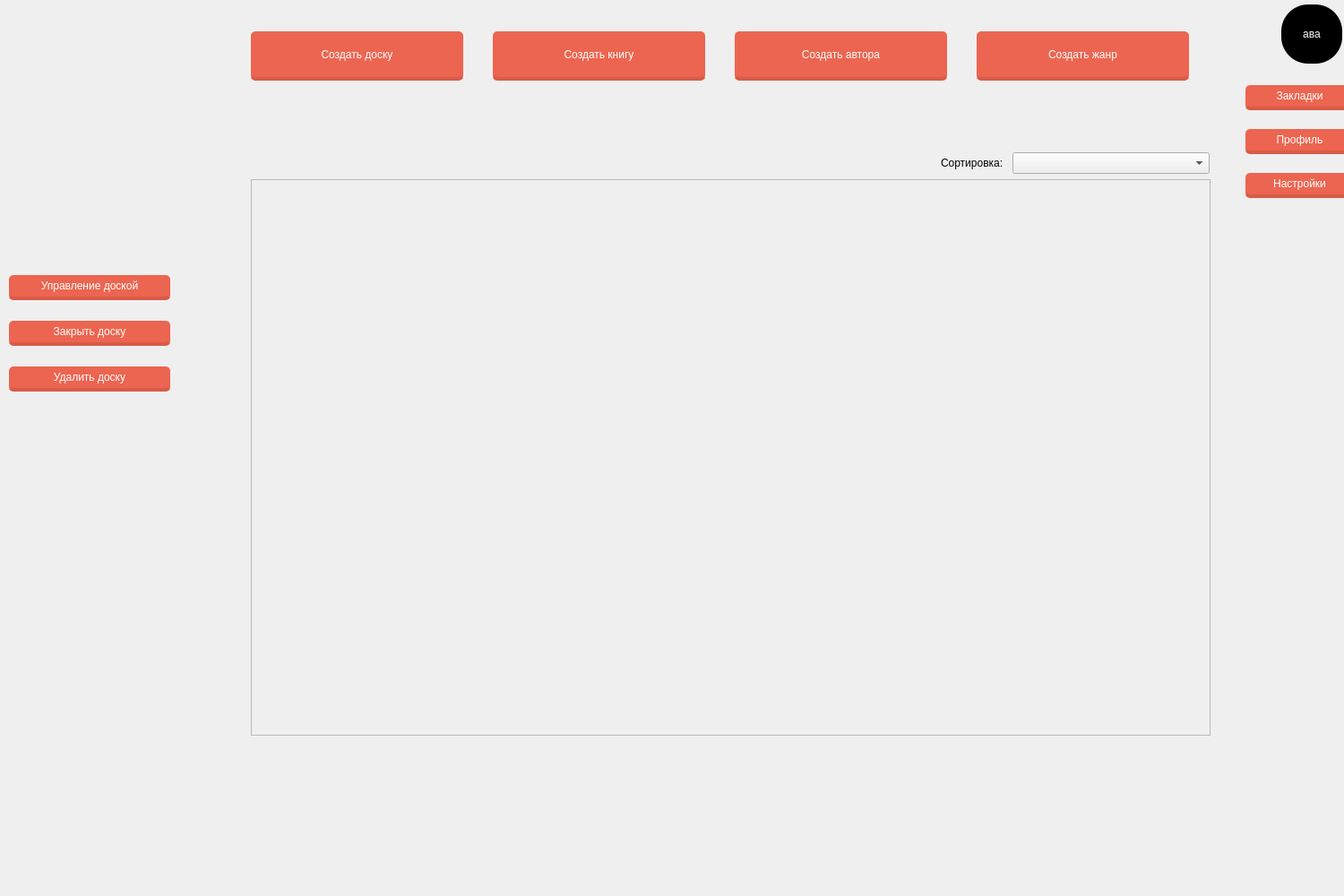
<?xml version="1.0" encoding="UTF-8"?>
<ui version="4.0">
 <class>Bigwindow</class>
 <widget class="QDialog" name="Bigwindow">
  <property name="geometry">
   <rect>
    <x>0</x>
    <y>0</y>
    <width>1500</width>
    <height>1000</height>
   </rect>
  </property>
  <property name="windowTitle">
   <string>Главный экран</string>
  </property>
  <widget class="QPushButton" name="create_book_button">
   <property name="geometry">
    <rect>
     <x>550</x>
     <y>30</y>
     <width>240</width>
     <height>60</height>
    </rect>
   </property>
   <property name="styleSheet">
    <string notr="true">float: right;
margin-right: 3%;
margin-top: 5px;
border-radius: 5px;
-moz-border-radius: 5px;
-webkit-border-radius: 5px;
padding: 5px 9px;
font-size: 1.2em;
background-color: rgba(236, 101, 80, 1);
text-shadow: #454545 0 0 2px;
border-bottom: 4px solid rgba(217, 91, 72, 1);
color: white;
font-family: 'Roboto Slab', serif;</string>
   </property>
   <property name="text">
    <string>Создать книгу</string>
   </property>
  </widget>
  <widget class="QPushButton" name="add_desk_button">
   <property name="geometry">
    <rect>
     <x>280</x>
     <y>30</y>
     <width>240</width>
     <height>60</height>
    </rect>
   </property>
   <property name="styleSheet">
    <string notr="true">float: right;
margin-right: 3%;
margin-top: 5px;
border-radius: 5px;
-moz-border-radius: 5px;
-webkit-border-radius: 5px;
padding: 5px 9px;
font-size: 1.2em;
background-color: rgba(236, 101, 80, 1);
text-shadow: #454545 0 0 2px;
border-bottom: 4px solid rgba(217, 91, 72, 1);
color: white;
font-family: 'Roboto Slab', serif;</string>
   </property>
   <property name="text">
    <string>Создать доску</string>
   </property>
  </widget>
  <widget class="QPushButton" name="avatar_button">
   <property name="geometry">
    <rect>
     <x>1430</x>
     <y>0</y>
     <width>71</width>
     <height>71</height>
    </rect>
   </property>
   <property name="styleSheet">
    <string notr="true">float: right;
margin-right: 3%;
margin-top: 5px;
border-radius: 30px;
-moz-border-radius: 5px;
webkit-border-radius: 5px;
padding: 5pх 9рх;
font-size: 1.2em;
background-color: rgba(0, 0, 0, 1);
text-shadow: #454545 0 0 2px;
color: white;
font-family: 'Roboto Slab', serif;</string>
   </property>
   <property name="text">
    <string>ава</string>
   </property>
  </widget>
  <widget class="QWidget" name="verticalLayoutWidget">
   <property name="geometry">
    <rect>
     <x>1390</x>
     <y>80</y>
     <width>124</width>
     <height>152</height>
    </rect>
   </property>
   <layout class="QVBoxLayout" name="verticalLayout_2">
    <item>
     <widget class="QPushButton" name="bookmarks_button">
      <property name="styleSheet">
       <string notr="true">float: right;
margin-right: 3%;
margin-top: 5px;
border-radius: 5px;
-moz-border-radius: 5px;
-webkit-border-radius: 5px;
padding: 5px 9px;
font-size: 1.2em;
background-color: rgba(236, 101, 80, 1);
text-shadow: #454545 0 0 2px;
border-bottom: 4px solid rgba(217, 91, 72, 1);
color: white;
font-family: 'Roboto Slab', serif;</string>
      </property>
      <property name="text">
       <string>Закладки</string>
      </property>
     </widget>
    </item>
    <item>
     <widget class="QPushButton" name="profile_button">
      <property name="styleSheet">
       <string notr="true">float: right;
margin-right: 3%;
margin-top: 5px;
border-radius: 5px;
-moz-border-radius: 5px;
-webkit-border-radius: 5px;
padding: 5px 9px;
font-size: 1.2em;
background-color: rgba(236, 101, 80, 1);
text-shadow: #454545 0 0 2px;
border-bottom: 4px solid rgba(217, 91, 72, 1);
color: white;
font-family: 'Roboto Slab', serif;</string>
      </property>
      <property name="text">
       <string>Профиль</string>
      </property>
     </widget>
    </item>
    <item>
     <widget class="QPushButton" name="settings_button">
      <property name="styleSheet">
       <string notr="true">float: right;
margin-right: 3%;
margin-top: 5px;
border-radius: 5px;
-moz-border-radius: 5px;
-webkit-border-radius: 5px;
padding: 5px 9px;
font-size: 1.2em;
background-color: rgba(236, 101, 80, 1);
text-shadow: #454545 0 0 2px;
border-bottom: 4px solid rgba(217, 91, 72, 1);
color: white;
font-family: 'Roboto Slab', serif;</string>
      </property>
      <property name="text">
       <string>Настройки</string>
      </property>
     </widget>
    </item>
   </layout>
  </widget>
  <widget class="QScrollArea" name="bookScrollArea">
   <property name="geometry">
    <rect>
     <x>280</x>
     <y>200</y>
     <width>1071</width>
     <height>621</height>
    </rect>
   </property>
   <property name="widgetResizable">
    <bool>true</bool>
   </property>
   <widget class="QWidget" name="scrollAreaWidgetContents">
    <property name="geometry">
     <rect>
      <x>0</x>
      <y>0</y>
      <width>1069</width>
      <height>619</height>
     </rect>
    </property>
    <widget class="QWidget" name="gridLayoutWidget">
     <property name="geometry">
      <rect>
       <x>0</x>
       <y>0</y>
       <width>1071</width>
       <height>621</height>
      </rect>
     </property>
     <layout class="QGridLayout" name="bookContainerLayout" rowstretch="0" columnstretch="0"/>
    </widget>
   </widget>
  </widget>
  <widget class="QWidget" name="verticalLayoutWidget_2">
   <property name="geometry">
    <rect>
     <x>10</x>
     <y>290</y>
     <width>183</width>
     <height>161</height>
    </rect>
   </property>
   <layout class="QVBoxLayout" name="verticalLayout">
    <item>
     <widget class="QPushButton" name="admin_desk_button">
      <property name="enabled">
       <bool>true</bool>
      </property>
      <property name="styleSheet">
       <string notr="true">float: right;
margin-right: 3%;
margin-top: 5px;
border-radius: 5px;
-moz-border-radius: 5px;
-webkit-border-radius: 5px;
padding: 5px 9px;
font-size: 1.2em;
background-color: rgba(236, 101, 80, 1);
text-shadow: #454545 0 0 2px;
border-bottom: 4px solid rgba(217, 91, 72, 1);
color: white;
font-family: 'Roboto Slab', serif;</string>
      </property>
      <property name="text">
       <string>Управление доской</string>
      </property>
     </widget>
    </item>
    <item>
     <widget class="QPushButton" name="close_desk_button">
      <property name="styleSheet">
       <string notr="true">float: right;
margin-right: 3%;
margin-top: 5px;
border-radius: 5px;
-moz-border-radius: 5px;
-webkit-border-radius: 5px;
padding: 5px 9px;
font-size: 1.2em;
background-color: rgba(236, 101, 80, 1);
text-shadow: #454545 0 0 2px;
border-bottom: 4px solid rgba(217, 91, 72, 1);
color: white;
font-family: 'Roboto Slab', serif;</string>
      </property>
      <property name="text">
       <string>Закрыть доску</string>
      </property>
     </widget>
    </item>
    <item>
     <widget class="QPushButton" name="delete_desk_button">
      <property name="styleSheet">
       <string notr="true">float: right;
margin-right: 3%;
margin-top: 5px;
border-radius: 5px;
-moz-border-radius: 5px;
-webkit-border-radius: 5px;
padding: 5px 9px;
font-size: 1.2em;
background-color: rgba(236, 101, 80, 1);
text-shadow: #454545 0 0 2px;
border-bottom: 4px solid rgba(217, 91, 72, 1);
color: white;
font-family: 'Roboto Slab', serif;</string>
      </property>
      <property name="text">
       <string>Удалить доску</string>
      </property>
     </widget>
    </item>
   </layout>
  </widget>
  <widget class="QPushButton" name="create_author_button">
   <property name="geometry">
    <rect>
     <x>820</x>
     <y>30</y>
     <width>240</width>
     <height>60</height>
    </rect>
   </property>
   <property name="styleSheet">
    <string notr="true">float: right;
margin-right: 3%;
margin-top: 5px;
border-radius: 5px;
-moz-border-radius: 5px;
-webkit-border-radius: 5px;
padding: 5px 9px;
font-size: 1.2em;
background-color: rgba(236, 101, 80, 1);
text-shadow: #454545 0 0 2px;
border-bottom: 4px solid rgba(217, 91, 72, 1);
color: white;
font-family: 'Roboto Slab', serif;</string>
   </property>
   <property name="text">
    <string>Создать автора</string>
   </property>
  </widget>
  <widget class="QPushButton" name="create_genre_button">
   <property name="geometry">
    <rect>
     <x>1090</x>
     <y>30</y>
     <width>240</width>
     <height>60</height>
    </rect>
   </property>
   <property name="styleSheet">
    <string notr="true">float: right;
margin-right: 3%;
margin-top: 5px;
border-radius: 5px;
-moz-border-radius: 5px;
-webkit-border-radius: 5px;
padding: 5px 9px;
font-size: 1.2em;
background-color: rgba(236, 101, 80, 1);
text-shadow: #454545 0 0 2px;
border-bottom: 4px solid rgba(217, 91, 72, 1);
color: white;
font-family: 'Roboto Slab', serif;</string>
   </property>
   <property name="text">
    <string>Создать жанр</string>
   </property>
  </widget>
  <widget class="QComboBox" name="sort_select">
   <property name="geometry">
    <rect>
     <x>1130</x>
     <y>170</y>
     <width>220</width>
     <height>24</height>
    </rect>
   </property>
  </widget>
  <widget class="QLabel" name="sort_label">
   <property name="geometry">
    <rect>
     <x>1050</x>
     <y>174</y>
     <width>81</width>
     <height>16</height>
    </rect>
   </property>
   <property name="text">
    <string>Сортировка:</string>
   </property>
  </widget>
  <zorder>create_book_button</zorder>
  <zorder>add_desk_button</zorder>
  <zorder>verticalLayoutWidget</zorder>
  <zorder>avatar_button</zorder>
  <zorder>bookScrollArea</zorder>
  <zorder>verticalLayoutWidget_2</zorder>
  <zorder>create_author_button</zorder>
  <zorder>create_genre_button</zorder>
  <zorder>sort_select</zorder>
  <zorder>sort_label</zorder>
 </widget>
 <resources/>
 <connections/>
</ui>
